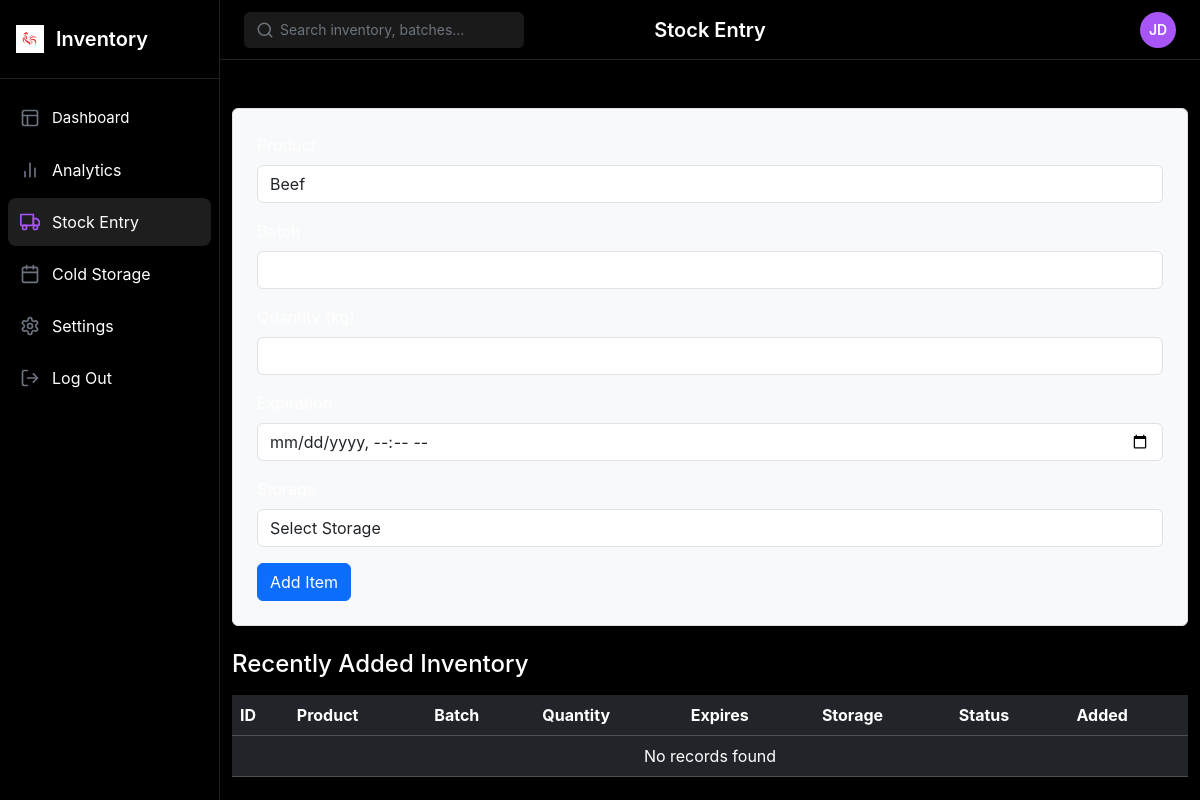
/coldstorage/add_inventory.php, run on an earlier commit of the app's database.
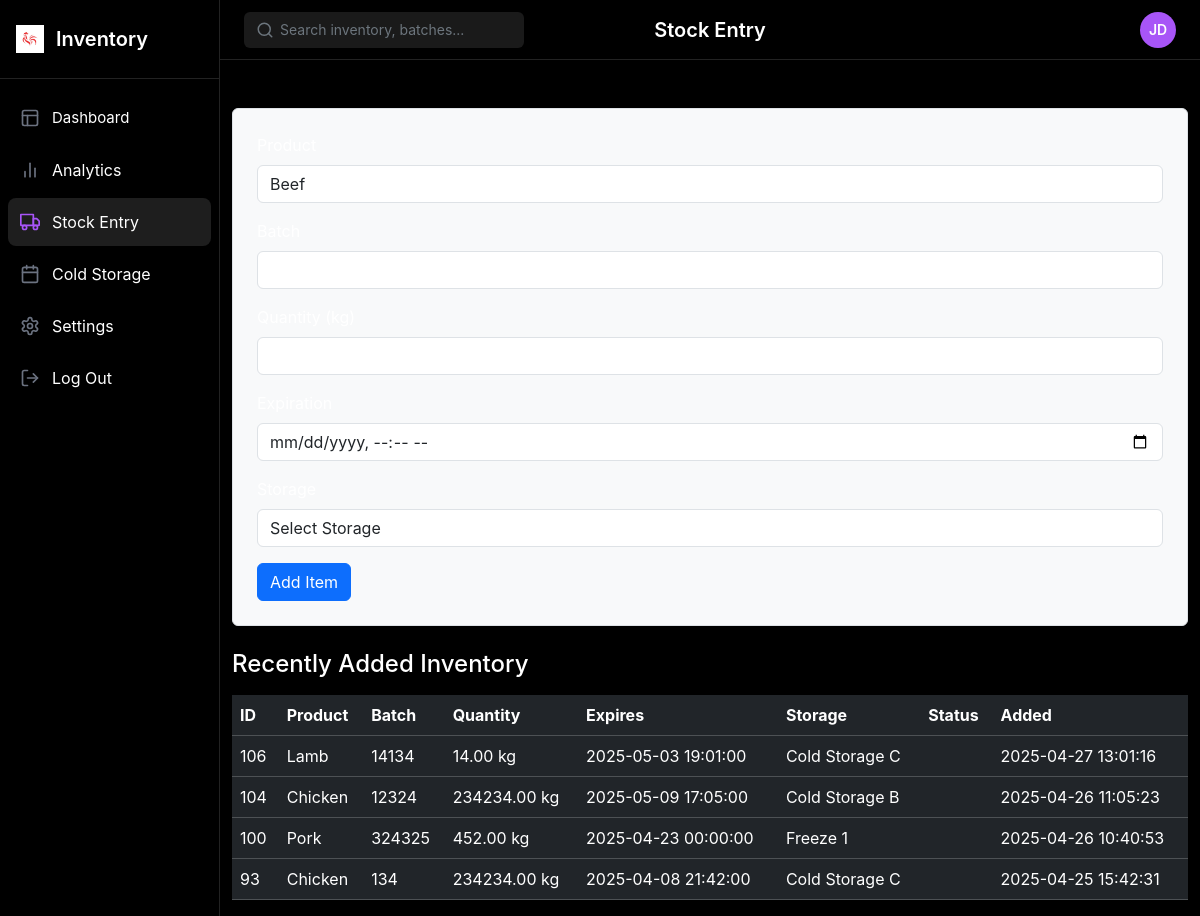
And on a later commit of the database.
### tables this page shows
CREATE TABLE `expiring_inventory` (
  `id` int(11) NOT NULL,
  `product` varchar(100) NOT NULL,
  `batch` varchar(100) NOT NULL,
  `quantity` decimal(10,2) NOT NULL,
  `expires` datetime NOT NULL,
  `storage` varchar(100) NOT NULL,
  `status` enum('urgent','warning') NOT NULL,
  `created_at` timestamp NOT NULL DEFAULT current_timestamp()
);

### coldstorage/add_inventory.php (the view, shortened to what this page needs)
<?php
include 'includes/config.php';
?>
<!DOCTYPE html>
<html lang="en">
<head>
    <link href="https://cdn.jsdelivr.net/npm/bootstrap@5.3.2/dist/css/bootstrap.min.css" rel="stylesheet">
    <link rel="stylesheet" href="https://cdn.jsdelivr.net/npm/bootstrap-icons@1.11.1/font/bootstrap-icons.css">
    <link rel="stylesheet" href="css/styles3.css">
</head>
<body>
    <div class="app-container">
        <aside class="sidebar">
            <div class="sidebar-header">
                <div class="logo">
                    <img src="logo.png" alt="IN" width="28" height="28">
                    <span class="brand-name">Inventory</span>
                </div>
            </div>
            <nav class="sidebar-nav">
                <a href="dashboard.php" class="nav-item ">
                    <span class="nav-item-dashboard">Dashboard</span>
                </a>
                <a href="analytics.php" class="nav-item">
                    <span class="nav-item-name">Analytics</span>
                </a>
                <a href="#" class="nav-item active">
                    <span class="nav-item-name">Stock Entry</span>
                </a>
                <a href="#" class="nav-item">
                    <span class="nav-item-name">Cold Storage</span>
                </a>
                <a href="#" class="nav-item">
                    <span class="nav-item-name">Settings</span>
                </a>
                <a href="#" class="nav-item">
                    <span class="nav-item-name">Log Out</span>
                </a>
            </nav>
        </aside>
        <main class="main-content">
            <header class="header">
                <div class="search-container">
                    <svg xmlns="http://www.w3.org/2000/svg" width="18" height="18" viewBox="0 0 24 24" fill="none" stroke="currentColor" stroke-width="2" stroke-linecap="round" stroke-linejoin="round" class="search-icon">
                        <circle cx="11" cy="11" r="8"></circle>
                        <line x1="21" y1="21" x2="16.65" y2="16.65"></line>
                    </svg>
                    <input type="text" placeholder="Search inventory, batches..." class="search-input">
                </div>
                <h1 class="page-title"> Stock Entry</h1>
                <div class="profile-container">
                    <button id="profileButton" class="profile-button">
                        <div class="profile-avatar">JD</div>
                    </button>
                </div>
            </header>
</head>
            <div class="container mt-5">
                <form method="POST" class="p-4 border rounded shadow-sm bg-light">
                    <div class="form-group mb-3">
                        <label class="form-label">Product</label>
                        <select name="product" class="form-control" required>
                            <?php $selected = $_SESSION['form_data']['product'] ?? ''; ?>
                            <option value="Beef" <?= $selected == 'Beef' ? 'selected' : '' ?>>Beef</option>
                        </select>
                    </div>
                    <div class="form-group mb-3">
                        <label class="form-label">Batch</label>
                        <input name="batch" class="form-control" required
                               value="<?= htmlspecialchars($_SESSION['form_data']['batch'] ?? '') ?>">
                    </div>
                    <div class="form-group mb-3">
                        <label class="form-label">Quantity (kg)</label>
                        <input name="quantity" type="number" step="0.01" class="form-control" required
                               value="<?= htmlspecialchars($_SESSION['form_data']['quantity'] ?? '') ?>">
                    </div>
                    <div class="form-group mb-3">
                        <label class="form-label">Expiration</label>
                        <input name="expires" type="datetime-local" class="form-control" required
                               value="<?= htmlspecialchars($_SESSION['form_data']['expires'] ?? '') ?>">
                    </div>
                    <div class="form-group mb-3">
                        <label class="form-label">Storage</label>
                        <select name="storage" class="form-control" required>
                            <option value="">Select Storage</option>
                        </select>
                    </div>
                    <button type="submit" class="btn btn-primary">Add Item</button>
                </form>
            </div>
            <div class="container mt-4">
                <h4 class="text-white mb-3">Recently Added Inventory</h4>
                <div class="table-responsive">
                    <table class="table table-dark table-hover">
                        <thead>
                            <tr>
                                <th>ID</th>
                                <th>Product</th>
                                <th>Batch</th>
                                <th>Quantity</th>
                                <th>Expires</th>
                                <th>Storage</th>
                                <th>Status</th>
                                <th>Added</th>
                            </tr>
                        </thead>
                        <tbody>
                            <?php
                            $sql = "SELECT * FROM expiring_inventory ORDER BY id DESC LIMIT 10";
                            $result = $conn->query($sql);
                            if ($result && $result->num_rows > 0) {
                                while ($row = $result->fetch_assoc()) {
                                    echo "<tr>
                                            <td>{$row['id']}</td>
                                            <td>{$row['product']}</td>
                                            <td>{$row['batch']}</td>
                                            <td>{$row['quantity']} kg</td>
                                            <td>{$row['expires']}</td>
                                            <td>{$row['storage']}</td>
                                            <td><span class='badge " . match($row['status']) {
                                                'urgent' => 'text-bg-danger',
                                                'warning' => 'text-bg-warning',
                                                'normal' => 'text-bg-success',
                                                default=> 'text-bg-success'
                                            } . "'>{$row['status']}</span></td>
                                            <td>{$row['created_at']}</td>
                                          </tr>";
                                }
                            } else {
                                echo "<tr><td colspan='8' class='text-center'>No records found</td></tr>";
                            }
                            ?>
                        </tbody>
                    </table>
                </div>
            </div>
        </main>
    </div>
</body>
</html>

### coldstorage/css/styles3.css (style rules this page uses)
:root { --bs-purple: #a855f7; --bs-pink: #ec4899; --bs-orange: #f97316; --bs-blue: #3b82f6; --bs-gray: #6b7280; --sidebar-width: 220px; --sidebar-bg: #000000; --sidebar-hover: #1a1a1a; --sidebar-active: #1e1e1e; --header-height: 60px; --content-bg: #000000; --card-bg: #0a0a0a; --border-color: #222222; }
* { margin: 0; padding: 0; box-sizing: border-box; }
body { font-family: "Inter", -apple-system, BlinkMacSystemFont, "Segoe UI", Roboto, Oxygen, Ubuntu, Cantarell, "Open Sans", "Helvetica Neue", sans-serif; background-color: var(--content-bg); color: #ffffff; line-height: 1.5; overflow-x: hidden; }
.app-container { display: flex; width: 100%; height: 100vh; overflow: hidden; }
.sidebar { width: var(--sidebar-width); background-color: var(--sidebar-bg); border-right: 1px solid var(--border-color); height: 100vh; position: fixed; top: 0; left: 0; z-index: 10; overflow-y: auto; transition: all 0.3s ease; }
.sidebar-header { padding: 1.5rem 1rem; border-bottom: 1px solid var(--border-color); }
.logo { display: flex; align-items: center; gap: 0.75rem; }
.brand-name { font-size: 1.25rem; font-weight: 600; color: #ffffff; }
.sidebar-nav { display: flex; flex-direction: column; padding: 1rem 0.5rem; gap: 0.25rem; }
.nav-item { display: flex; align-items: center; padding: 0.75rem; color: #ffffff; text-decoration: none; border-radius: 0.5rem; transition: all 0.2s ease; }
.nav-item .icon { margin-right: 0.75rem; color: var(--bs-gray); }
.nav-item-dashboard { font-size: 0.9375rem; }
.nav-item.active { background-color: var(--sidebar-active); }
.nav-item.active .icon { color: var(--bs-purple); }
.main-content { margin-left: var(--sidebar-width); width: calc(100% - var(--sidebar-width)); height: 100vh; overflow-y: auto; overflow-x: hidden; }
.header { height: var(--header-height); display: flex; align-items: center; justify-content: space-between; padding: 0 1.5rem; border-bottom: 1px solid var(--border-color); position: sticky; top: 0; background-color: var(--content-bg); z-index: 5; }
.search-container { position: relative; width: 280px; }
.search-input { background-color: #1a1a1a; border: none; border-radius: 6px; color: #ffffff; padding: 0.5rem 1rem 0.5rem 2.25rem; width: 100%; height: 36px; font-size: 0.875rem; }
.search-input::placeholder { color: #6c757d; }
.search-icon { position: absolute; left: 0.75rem; top: 50%; transform: translateY(-50%); color: #6c757d; }
.page-title { font-size: 1.25rem; font-weight: 600; margin: 0; color: #ffffff; position: absolute; left: 50%; transform: translateX(-50%); }
.profile-container { position: relative; }
.profile-button { background: none; border: none; cursor: pointer; padding: 0; display: flex; align-items: center; justify-content: center; }
.profile-avatar { width: 36px; height: 36px; border-radius: 50%; background-color: var(--bs-purple); color: white; display: flex; align-items: center; justify-content: center; font-weight: 600; font-size: 0.875rem; transition: all 0.2s ease; }
.table-responsive { overflow-x: auto; }

What changed in the data, as far as the page shows it:
added expiring_inventory: id "106", product "Lamb", batch "14134", quantity "14.00", expires "2025-05-03 19:01:00", storage "Cold Storage C", created_at "2025-04-27 13:01:16"
added expiring_inventory: id "104", product "Chicken", batch "12324", quantity "234234.00", expires "2025-05-09 17:05:00", storage "Cold Storage B", created_at "2025-04-26 11:05:23"
added expiring_inventory: id "100", product "Pork", batch "324325", quantity "452.00", expires "2025-04-23 00:00:00", storage "Freeze 1", created_at "2025-04-26 10:40:53"
added expiring_inventory: id "93", product "Chicken", batch "134", quantity "234234.00", expires "2025-04-08 21:42:00", storage "Cold Storage C", created_at "2025-04-25 15:42:31"
Also different on the page:
text no longer shown: "No records found"
